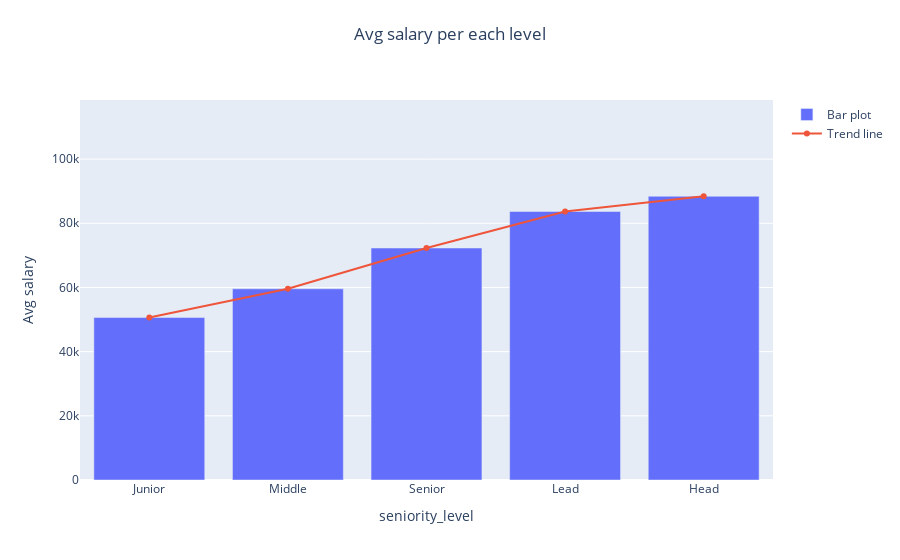

Notebook cell for this chart:
### Code cell
fig = go.Figure()
fig.add_trace(go.Bar(x= df_level_salary.seniority_level, y= df_level_salary.salary, name= 'Bar plot'))
fig.add_trace(go.Scatter(x= df_level_salary.seniority_level, y= df_level_salary.salary, mode= 'lines+markers', name= 'Trend line'))
fig.update_layout({'title': {'text': 'Avg salary per each level', 'x': 0.5, 'y': 0.95}, 'xaxis': {'title': {'text': 'seniority_level'}}, 'yaxis': {'title': {'text': 'Avg salary'}, 'range': [0, df_level_salary.salary.max() + 30000]}})
fig.show()

### Figure 1 — Plotly figure (JSON) as saved in the notebook; plotly's stock layout.template omitted (floating-point values rounded to 4 significant figures)
{"data": [{"name": "Bar plot", "type": "bar", "x": ["Junior", "Middle", "Senior", "Lead", "Head"], "y": [50620.0, 59580.0, 72290.0, 83680.0, 88420.0]}, {"mode": "lines+markers", "name": "Trend line", "type": "scatter", "x": ["Junior", "Middle", "Senior", "Lead", "Head"], "y": [50620.0, 59580.0, 72290.0, 83680.0, 88420.0]}], "layout": {"title": {"text": "Avg salary per each level", "x": 0.5, "y": 0.95}, "xaxis": {"title": {"text": "seniority_level"}}, "yaxis": {"range": [0, 118400.0], "title": {"text": "Avg salary"}}}}
